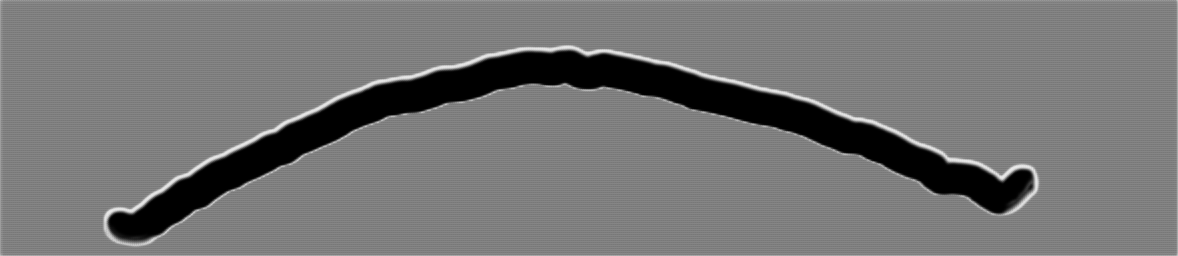
#> input picture U_net_transform/test_transformed_image.png, 4712 x 1024 px (shown at 1/4 size)
$ python -i background_correction.py   (imports and definitions only)
#> lines starting #> are read from the running program, lines starting #| are printed output that depends on the picture
### src/preprocessing/utils.py
"""
Utility functions for image preprocessing.

This module provides common utilities for image validation, kernel generation,
and format conversion used across preprocessing operations.
"""

from typing import Tuple, Literal, Union
import numpy as np
import cv2


KernelShape = Literal['rect', 'ellipse', 'cross']


def validate_image(image: np.ndarray) -> None:
    """
    Validate that the input is a valid grayscale image.

    Args:
        image: Input image array

    Raises:
        ValueError: If image is invalid
    """
    if not isinstance(image, np.ndarray):
        raise ValueError(f"Image must be a numpy array, got {type(image)}")

    if image.ndim != 2:
        raise ValueError(f"Image must be 2D grayscale, got shape {image.shape}")

    if image.size == 0:
        raise ValueError("Image is empty")


def normalize_image(image: np.ndarray) -> Tuple[np.ndarray, bool, np.dtype]:
    """
    Normalize image to uint8 format and track original format.

    Args:
        image: Input image (uint8 or float)

    Returns:
        Tuple of (normalized_image, was_float, original_dtype)
    """
    validate_image(image)

    original_dtype = image.dtype
    was_float = np.issubdtype(original_dtype, np.floating)

    if was_float:
        # Convert float [0.0, 1.0] to uint8 [0, 255]
        image_uint8 = (np.clip(image, 0.0, 1.0) * 255).astype(np.uint8)
    else:
        # Already uint8 or convert to uint8
        image_uint8 = image.astype(np.uint8)

    return image_uint8, was_float, original_dtype


def denormalize_image(
    image: np.ndarray,
    was_float: bool,
    original_dtype: np.dtype
) -> np.ndarray:
    """
    Convert image back to its original format.

    Args:
        image: Processed image in uint8 format
        was_float: Whether original image was float type
        original_dtype: Original image dtype

    Returns:
        Image in original format
    """
    if was_float:
        # Convert uint8 [0, 255] back to float [0.0, 1.0]
        return (image.astype(np.float32) / 255.0).astype(original_dtype)
    else:
        return image.astype(original_dtype)


# [92 lines left out: functions create_kernel, ensure_grayscale, clip_image, not called in this run]

### src/preprocessing/background_correction.py
"""
Background correction for image preprocessing.

This module provides background correction methods including rolling ball
algorithm for removing uneven illumination.
"""

from typing import Literal
import numpy as np
import cv2
from scipy.ndimage import gaussian_filter

from .utils import (
    validate_image,
    normalize_image,
    denormalize_image,
)


# [39 lines left out: function create_ball_kernel, not called in this run]


def _estimate_background_morphology(
    image: np.ndarray,
    radius: int,
    light_background: bool = True
) -> np.ndarray:
    """
    Estimate background using morphological operations.

    Args:
        image: Input image (uint8)
        radius: Ball radius for rolling ball algorithm
        light_background: True for light background, False for dark

    Returns:
        Estimated background (uint8)
    """
    # Create circular kernel for morphological operations
    kernel_size = 2 * radius + 1
    kernel = cv2.getStructuringElement(cv2.MORPH_ELLIPSE, (kernel_size, kernel_size))

    # Convert to float for processing
    img_float = image.astype(np.float32)

    if light_background:
        # For light background with dark objects, invert first
        # This makes background dark and objects bright
        img_float = 255.0 - img_float

    # Use opening to estimate background (removes small bright objects, keeps dark background)
    background = cv2.morphologyEx(img_float.astype(np.uint8), cv2.MORPH_OPEN, kernel)

    if light_background:
        # Invert back to get light background
        background = 255 - background

    return background


# [45 lines left out: function _estimate_background_rolling_ball, not called in this run]


def rolling_ball_background(
    image: np.ndarray,
    radius: int = 50,
    light_background: bool = False,
    smoothing: bool = False,
    smoothing_sigma: float = 2.0,
    method: Literal['morphology', 'rolling_ball'] = 'morphology'
) -> np.ndarray:
    """
    Subtract background using rolling ball algorithm.

    This method estimates and removes uneven background illumination by
    simulating rolling a ball under (or over) the image surface.

    The algorithm:
    1. Estimates the background by rolling a ball of given radius
    2. Subtracts the background from the original image
    3. Optionally applies smoothing to reduce artifacts

    Args:
        image: Input grayscale image (uint8 or float32)
        radius: Radius of the rolling ball in pixels. Larger values remove
            larger-scale background variations. Typical values: 20-100.
            Default: 50
        light_background: True if background is brighter than foreground,
            False if background is darker. Default: False
        smoothing: Whether to apply Gaussian smoothing to the background
            estimate to reduce artifacts. Default: False
        smoothing_sigma: Standard deviation for Gaussian smoothing.
            Only used if smoothing=True. Default: 2.0
        method: Background estimation method:
            - 'morphology': Fast morphological operations (default)
            - 'rolling_ball': More accurate rolling ball simulation

    Returns:
        Background-corrected image in the same format as input

    Raises:
        ValueError: If image or parameters are invalid

    Example:
        >>> import cv2
        >>> from src.preprocessing import rolling_ball_background
        >>> # Load image with uneven illumination
        >>> image = cv2.imread('image.png', cv2.IMREAD_GRAYSCALE)
        >>> # Correct background (light background, darker objects)
        >>> corrected = rolling_ball_background(image, radius=50, light_background=True)
        >>> # For fluorescence images (bright objects on dark background)
        >>> corrected = rolling_ball_background(image, radius=30, light_background=False)
    """
    validate_image(image)

    if radius <= 0:
        raise ValueError(f"Radius must be positive, got {radius}")

    if smoothing_sigma <= 0:
        raise ValueError(f"Smoothing sigma must be positive, got {smoothing_sigma}")

    # Normalize to uint8 and track original format
    image_uint8, was_float, original_dtype = normalize_image(image)

    # Estimate background
    if method == 'morphology':
        background = _estimate_background_morphology(image_uint8, radius, light_background)
    elif method == 'rolling_ball':
        background = _estimate_background_rolling_ball(image_uint8, radius, light_background)
    else:
        raise ValueError(f"Invalid method '{method}'. Must be 'morphology' or 'rolling_ball'")

    # Apply smoothing if requested
    if smoothing:
        background = gaussian_filter(background.astype(np.float32), sigma=smoothing_sigma)
        background = background.astype(np.uint8)

    # Subtract background
    # Use float arithmetic to avoid clipping
    img_float = image_uint8.astype(np.float32)
    bg_float = background.astype(np.float32)

    # Always subtract background from image (img - bg)
    # The light_background parameter only affects how background is estimated
    corrected_float = img_float - bg_float

    # Clip to valid range [0, 255]
    corrected = np.clip(corrected_float, 0, 255).astype(np.uint8)

    # Convert back to original format
    result = denormalize_image(corrected, was_float, original_dtype)

    return result


# [50 lines left out: function simple_background_subtraction, not called in this run]

>>> import cv2
>>> picture = cv2.imread('../../U_net_transform/test_transformed_image.png', cv2.IMREAD_GRAYSCALE)
#> picture is the input picture: shape (1024, 4712); min 0, max 238, mean 116.1
>>> result = rolling_ball_background(picture)
#> in rolling_ball_background, `image_uint8, was_float, original_dtype = normalize_image(image)`: was_float = False
#> in _estimate_background_morphology, `background = cv2.morphologyEx(img_float.astype(np.uint8), cv2.MORPH_OP..`:
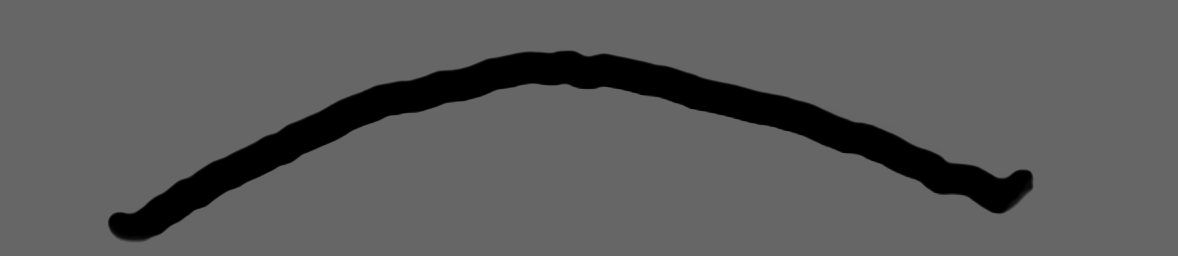
#> background: shape (1024, 4712) (shown at 1/4 size); min 0, max 102, mean 91.4
#> in rolling_ball_background, `corrected_float = img_float - bg_float`:
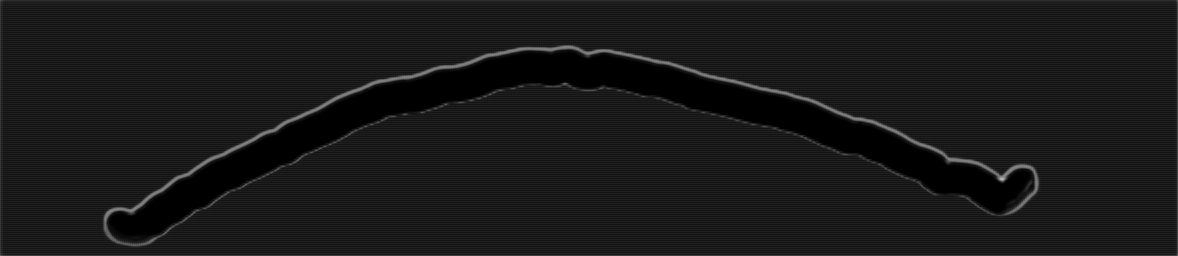
#> corrected_float: shape (1024, 4712) float32 (shown at 1/4 size); min 0, max 203, mean 24.7
